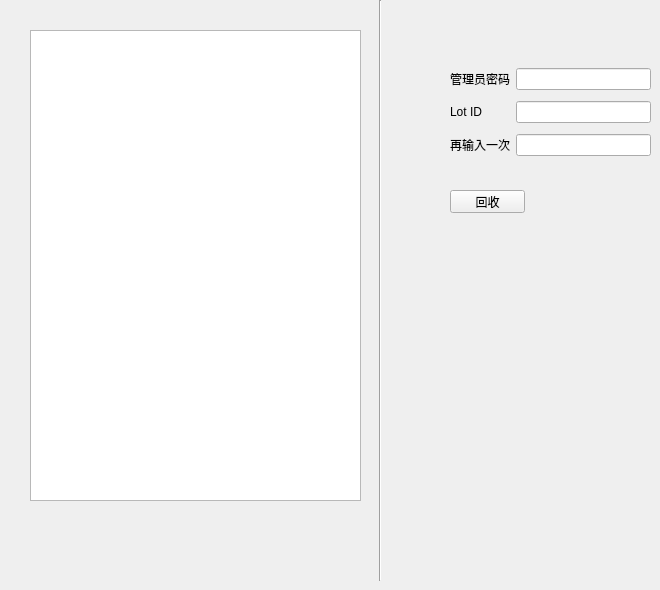
    <widget class="QWidget" name="tab_4">
     <attribute name="title">
      <string>历史/回收</string>
     </attribute>
     <widget class="QTextBrowser" name="textBrowser">
      <property name="geometry">
       <rect>
        <x>30</x>
        <y>30</y>
        <width>331</width>
        <height>471</height>
       </rect>
      </property>
     </widget>
     <widget class="Line" name="line_2">
      <property name="geometry">
       <rect>
        <x>370</x>
        <y>0</y>
        <width>20</width>
        <height>581</height>
       </rect>
      </property>
      <property name="orientation">
       <enum>Qt::Vertical</enum>
      </property>
     </widget>
     <widget class="QPushButton" name="pushButton_10">
      <property name="geometry">
       <rect>
        <x>450</x>
        <y>190</y>
        <width>75</width>
        <height>23</height>
       </rect>
      </property>
      <property name="text">
       <string>回收</string>
      </property>
     </widget>
     <widget class="QWidget" name="layoutWidget">
      <property name="geometry">
       <rect>
        <x>450</x>
        <y>63</y>
        <width>201</width>
        <height>101</height>
       </rect>
      </property>
      <layout class="QGridLayout" name="gridLayout_2">
       <item row="0" column="0">
        <widget class="QLabel" name="label_31">
         <property name="text">
          <string>管理员密码</string>
         </property>
        </widget>
       </item>
       <item row="0" column="1">
        <widget class="QLineEdit" name="lineEdit_8"/>
       </item>
       <item row="1" column="0">
        <widget class="QLabel" name="label_32">
         <property name="text">
          <string>Lot ID</string>
         </property>
        </widget>
       </item>
       <item row="1" column="1">
        <widget class="QLineEdit" name="lineEdit_9"/>
       </item>
       <item row="2" column="0">
        <widget class="QLabel" name="label_34">
         <property name="text">
          <string>再输入一次</string>
         </property>
        </widget>
       </item>
       <item row="2" column="1">
        <widget class="QLineEdit" name="lineEdit_10"/>
       </item>
      </layout>
     </widget>
    </widget>
